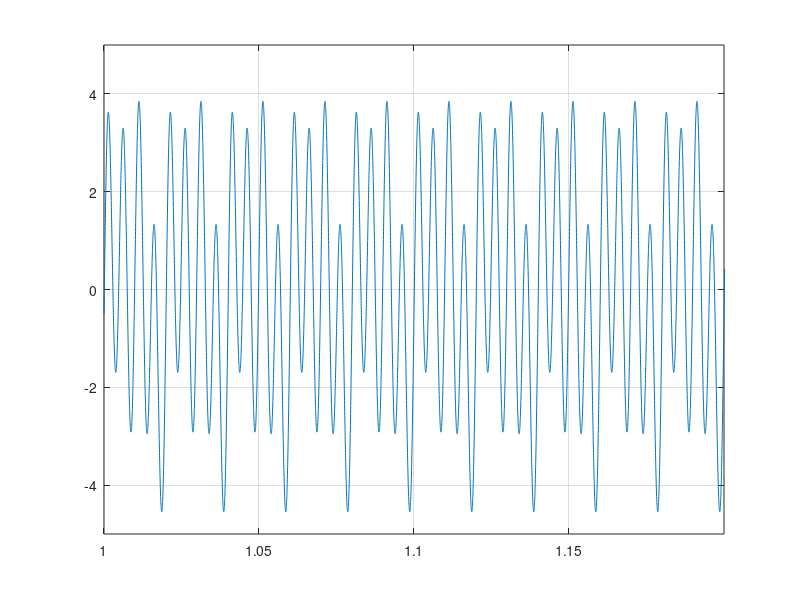
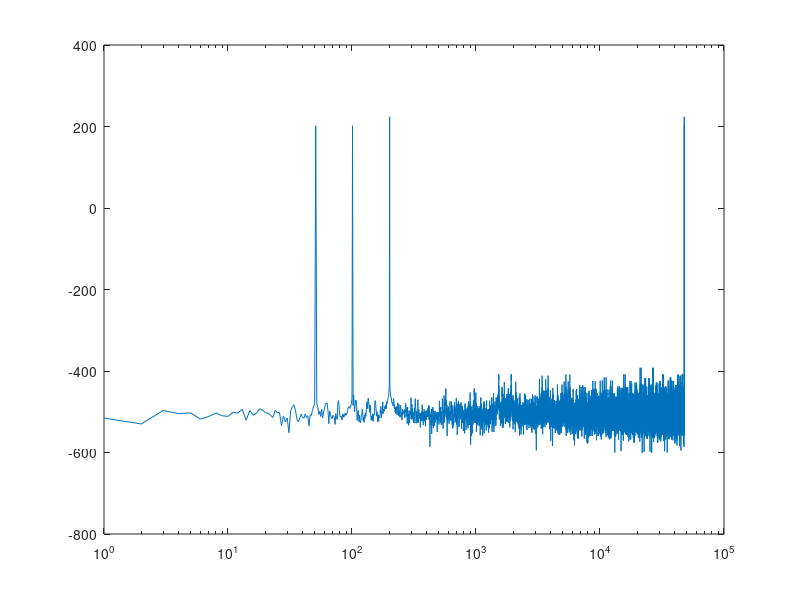
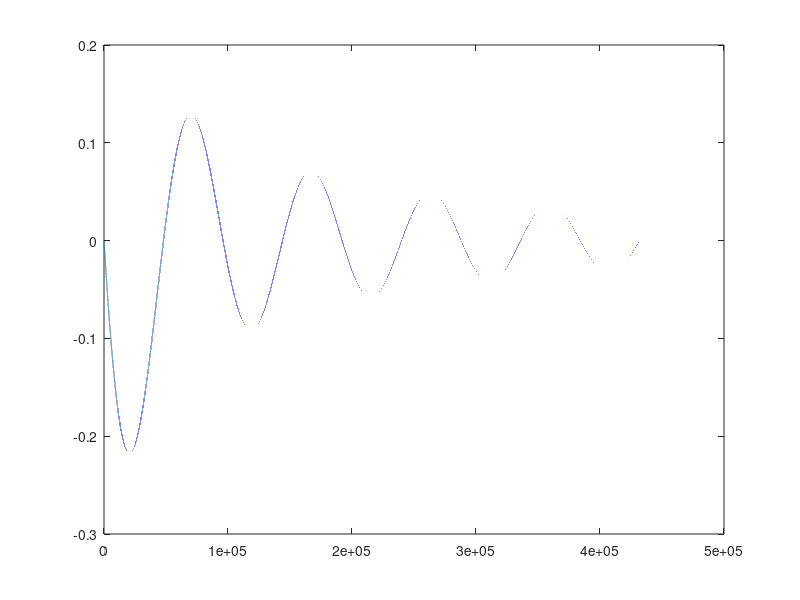
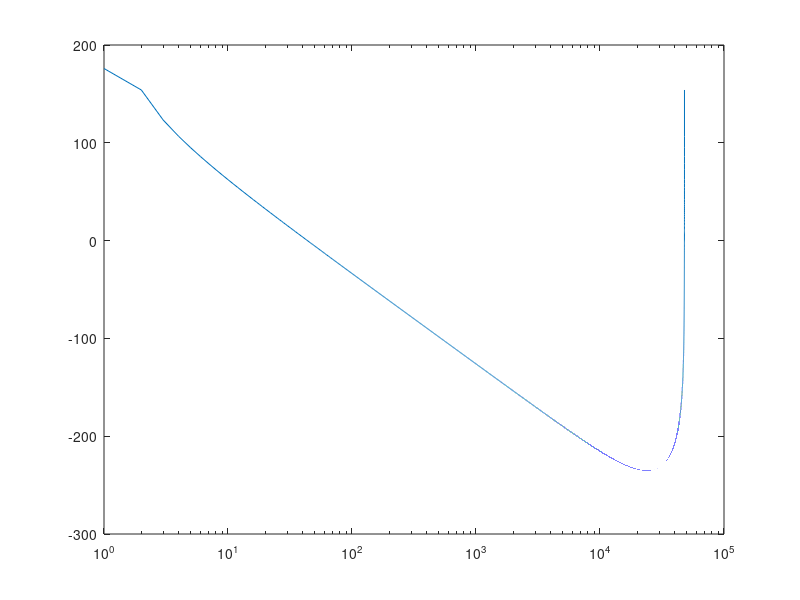

The MATLAB source for these figures, in order:
close all, clc, clear all

fs=48000;
f=100;
t=1/fs;
N=10;
n=1:t:N;


s0=1*sin(f*2*pi*n);
s2=3*sin(f*2*2*pi*n);
s3=1*sin(f+50*2*pi*n);

s1=s0+s2+s3;

figure()
plot(n,s1)
grid on
axis([1 1.2 -5 5])

S=fft(s1,fs);

figure()
semilogx(20*log(abs(S)))


%%
sc=sinc(n);

figure()
plot(sc)

SC=fft(sc,fs);

figure()
semilogx(20*log(abs(SC)))



%% Filter
close all, clc
m=500;
w=ones(1,m);
mu=0.0000002;

W=conj(w);
e=zeros(1,length(s1));

for j=1:500
    y(j)=sum(w*s1(j:m+j-1)');
    e(j)=s1(j)-y(j);
    for i=1:m-1
        if i<j
        w(i+1)=w(i)+mu*e(j)*s1(j-i);
        end
    end
    
end

figure()
plot(y)

figure()
plot(w)

figure()
plot(n,e)
%axis([0 2.2 -1 1])
